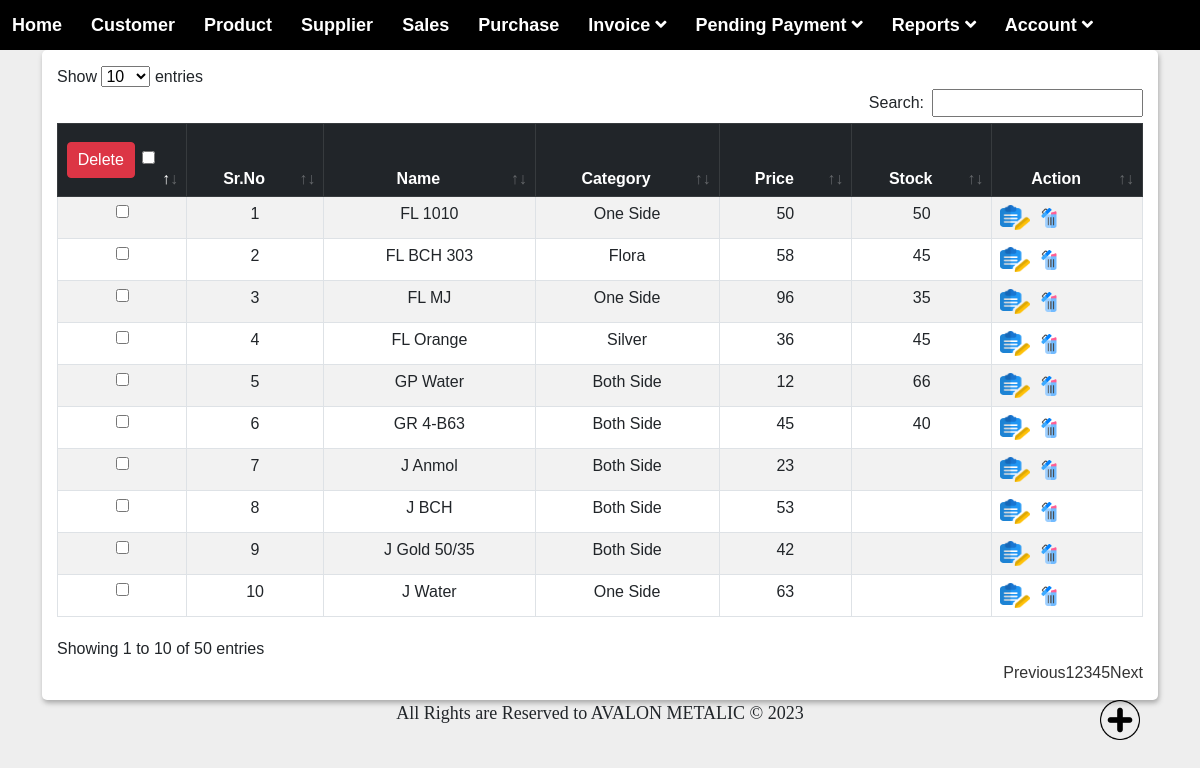
/product/view_prod.php, run on an earlier commit of the app's database.
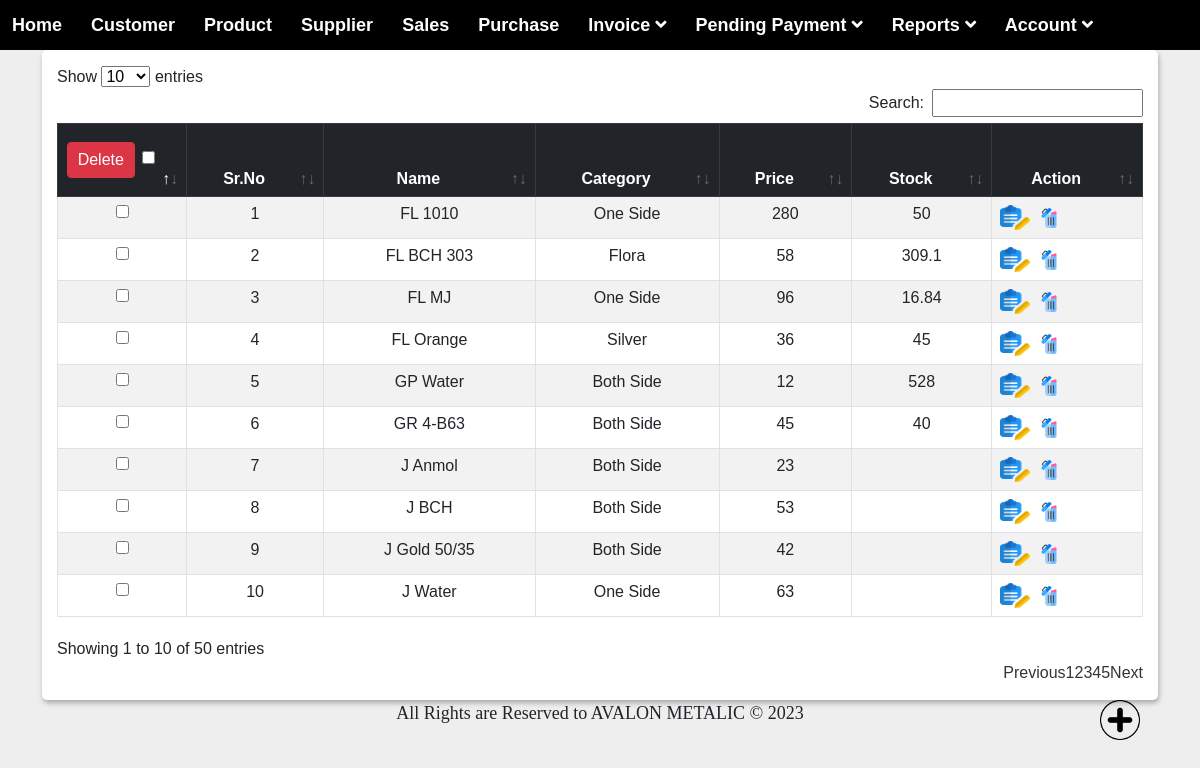
And on a later commit of the database.
### tables this page shows
CREATE TABLE `product` (
  `id` int(50) NOT NULL,
  `name` varchar(100) NOT NULL,
  `category` varchar(100) NOT NULL,
  `price` varchar(250) NOT NULL,
  `opening_stock` varchar(50) NOT NULL,
  `updationdate` timestamp NULL DEFAULT NULL ON UPDATE current_timestamp()
);

### product/view_prod.php (the view, shortened to what this page needs)
<?php
include('../inc/connection.php');
include('../inc/menu.php');
?>
<!DOCTYPE html>
<html lang="en">
<head>
    <link rel="stylesheet" href="../assets/css/bootstrap.min.css">
    <link rel="stylesheet" href="../assets/css/datatables.min.css">
    <link rel="stylesheet" href="../assets/css/style.css">
    <link rel="stylesheet" href="../assets/buttons.dataTables.min.css">
</head>
<body>
    <div class="container">
        <a href="add_prod.php">
            <img src="../IMG/add.png" height="40px" width="40px" alt="" class="img1">
        </a>
        <div class="data_table">
            <form method="post">
                <table id="example" class="table table-striped table-bordered table-hover">
                    <thead class="table-dark">
                        <tr>
                            <th style="width: 90px; text-align:center;">
                                <button type="submit" name="prod_delete_multiple_btn" class="btn btn-danger">Delete</button>
                                <input type="checkbox" id="chkAll">
                            </th>
                            <th style="text-align: center;">Sr.No</th>
                            <th style="text-align: center;">Name</th>
                            <th style="text-align: center;">Category</th>
                            <th style="text-align: center;">Price</th>
                            <th style="text-align: center;">Stock</th>
                            <th style="text-align: center;">Action</th>
                        </tr>
                    </thead>
                    <tbody>
                        <?php
                        $cnt = 1;
                        $query = "SELECT * FROM product";
                        $res = mysqli_query($con, $query);
                        if (mysqli_num_rows($res) > 0) {
                            foreach ($res as $row) {
                        ?>
                                <tr>
                                    <td style="width: 10px; text-align:center;">
                                        <input type="checkbox" name="product_delete_id[]" value="<?= $row['id']; ?>" class="tblChk">
                                    </td>
                                    <td style="text-align: center;"><?= $cnt; ?></td>
                                    <td style="text-align: center;"><?= $row['name']; ?></td>
                                    <td style="text-align: center;"><?= $row['category']; ?></td>
                                    <td style="text-align: center;"><?= $row['price']; ?></td>
                                    <td style="text-align: center;"><?= $row['opening_stock']; ?></td>
                                    <td>
                                        <a href="updt_prod.php?id=<?php echo $row['id']; ?>"><img src="../IMG/edit.png" height="25px" width="30PX"></a>&nbsp;
                                        <a href="del_prod.php?id=<?php echo $row['id']; ?>" onclick="return confirm('Are You Sure?');"><img src="../IMG/delete.png" height="20px" width="20px"></a>
                                    </td>
                                </tr>
                            <?php
                                $cnt++;
                            }
                        } else {
                            ?>
                            <tr>
                                <td colspan="5">No Record Found</td>
                            </tr>
                        <?php
                        }
                        ?>
                    </tbody>
                </table>
            </form>
        </div>
    </div>
</body>
</html>
<?php
include('../inc/footer.php');
?>

What changed in the data, as far as the page shows it:
changed product "FL 1010": price "50" → "280"
changed product "FL BCH 303": opening_stock "45" → "309.1"
changed product "FL MJ": opening_stock "35" → "16.84"
changed product "GP Water": opening_stock "66" → "528"
